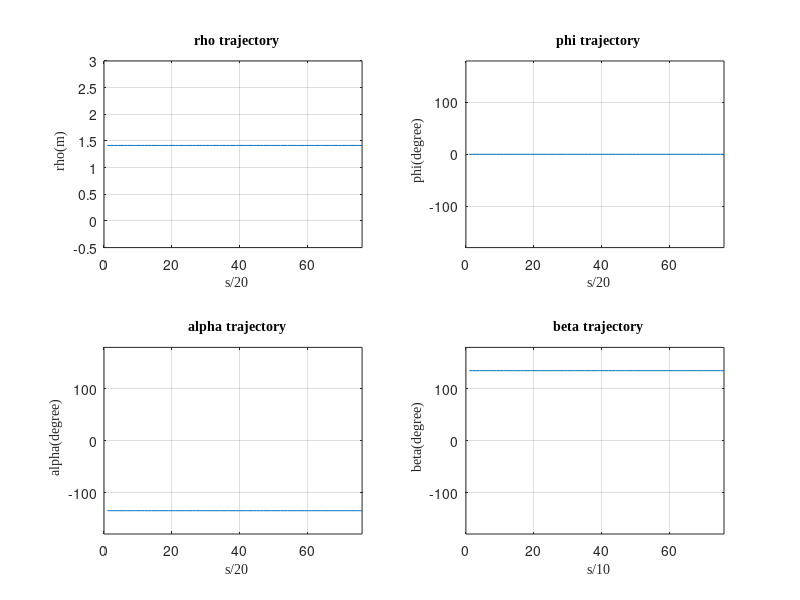

MATLAB code to generate this figure:
clc;clear all;close;
    
    [rho,theta,phi,alpha,beta,vl,vr,state]=textread('control_output_m.txt','%f%f%f%f%f%f%f%f',...
        'headerlines',0);
    rho = rho/100;
    
figure(1);  
%plot(1:size(rho,1),rho*100, 1:size(theta,1),theta*180/pi, 1:size(phi,1),phi*180/pi,...
%    1:size(alpha,1),alpha*180/pi, 1:size(beta,1),beta*180/pi, 1:size(state,1),state*10,'LineWidth',1.5); hold on;

subplot(2,2,1); plot(1:size(rho,1),rho*100);hold on;
title('\fontsize{14} \fontname{Times New Roman} rho trajectory');
xlabel('\fontsize{14} \fontname{Times New Roman} s/20');
ylabel('\fontsize{14} \fontname{Times New Roman} rho(m)');
axis([0,size(rho,1),-0.5,3]);grid on;

subplot(2,2,2); plot(1:size(phi,1),phi*180/pi);hold on;
title('\fontsize{14} \fontname{Times New Roman} phi trajectory');
xlabel('\fontsize{14} \fontname{Times New Roman} s/20');
ylabel('\fontsize{14} \fontname{Times New Roman} phi(degree)');
axis([0,size(phi,1),-180,180]);grid on;

subplot(2,2,3); plot(1:size(alpha,1),alpha*180/pi);hold on;
title('\fontsize{14} \fontname{Times New Roman} alpha trajectory');
xlabel('\fontsize{14} \fontname{Times New Roman} s/20');
ylabel('\fontsize{14} \fontname{Times New Roman} alpha(degree)');
axis([0,size(alpha,1),-180,180]);grid on;

subplot(2,2,4); plot(1:size(beta,1),beta*180/pi);hold on;
title('\fontsize{14} \fontname{Times New Roman} beta trajectory');
xlabel('\fontsize{14} \fontname{Times New Roman} s/10');
ylabel('\fontsize{14} \fontname{Times New Roman} beta(degree)');
axis([0,size(beta,1),-180,180]);grid on;

% subplot(2,3,5); plot(1:size(vl,1),vl);hold on;
% title('\fontsize{14} \fontname{Times New Roman} vl trajectory');
% xlabel('\fontsize{14} \fontname{Times New Roman} s/10');
% ylabel('\fontsize{14} \fontname{Times New Roman} vl(speed)');
% axis([0,size(vl,1),-3,3]);grid on;
% 
% subplot(2,3,6); plot(1:size(vr,1),vr);hold on;
% title('\fontsize{14} \fontname{Times New Roman} vr trajectory');
% xlabel('\fontsize{14} \fontname{Times New Roman} s/10');
% ylabel('\fontsize{14} \fontname{Times New Roman} vr(speed)');
% axis([0,size(vr,1),-3,3]);grid on;



% plot([1 size(rho,1)],[180 180],'--');
% plot([1 size(rho,1)],[-180 -180],'--');
% plot([1 size(rho,1)],[0 0],'--');
% legend('rho','theta','phi','alpha','beta','state');


% figure(2);
% plot(vl); hold on;
% plot(vr); hold on;
% axis([0,size(rho,1),-10,10]);



 

   